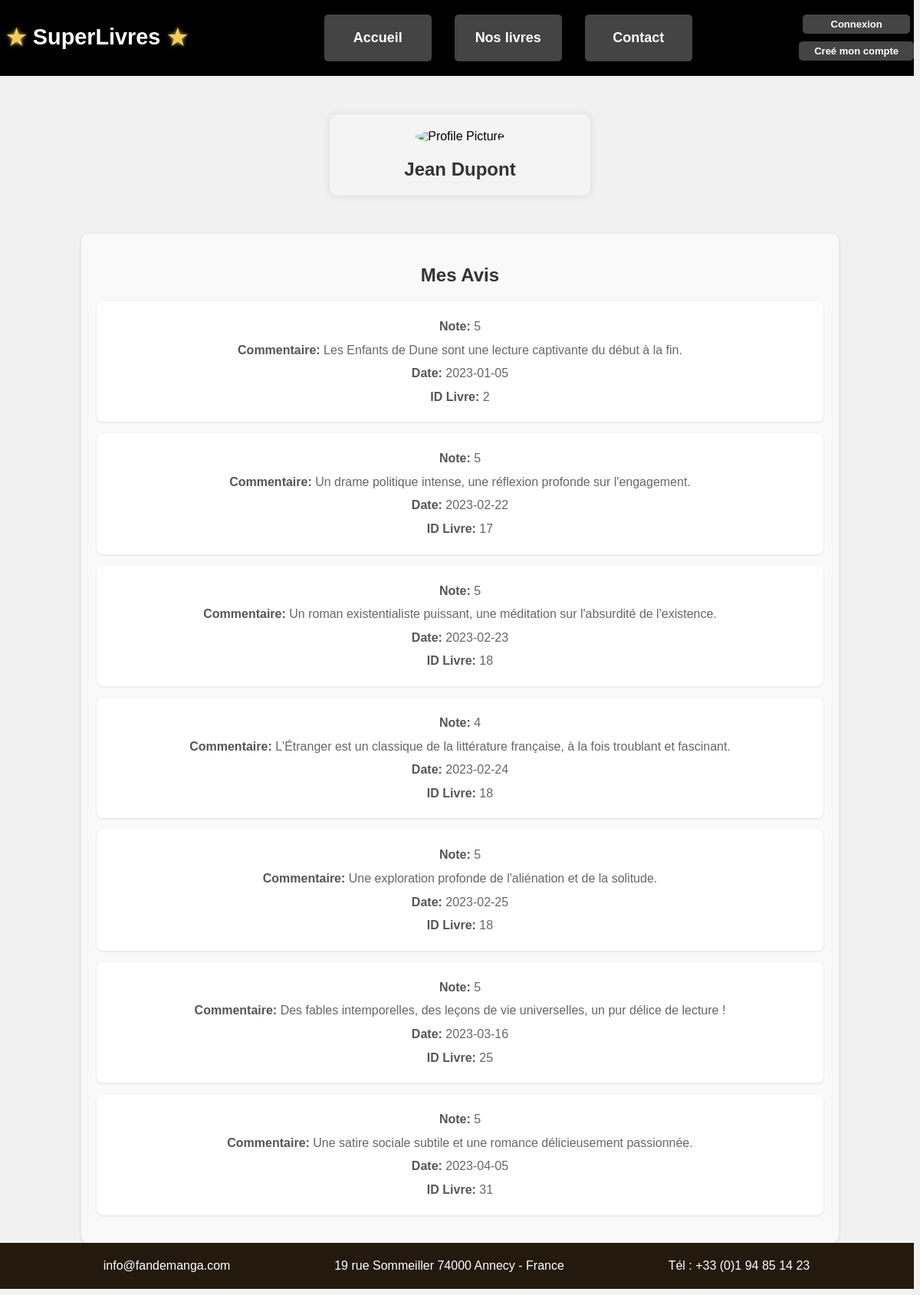
Screenshot of /Web/src/pages/profile.php?user_id=5 with the database file from the repository.
### tables this page shows
CREATE TABLE Utilisateur (
    id_utilisateur INT AUTO_INCREMENT PRIMARY KEY,
    nom_utilisateur VARCHAR(255) NOT NULL,
    prenom_utilisateur VARCHAR(255) NOT NULL,
    email VARCHAR(255) NOT NULL,
    mot_de_passe VARCHAR(255) NOT NULL,
    date_inscription DATE NOT NULL
);

CREATE TABLE Avis (
    id_avis INT AUTO_INCREMENT PRIMARY KEY,
    note INT NOT NULL,
    commentaire TEXT,
    date_avis DATE NOT NULL,
    id_livre INT,
    id_utilisateur INT,
    FOREIGN KEY (id_livre) REFERENCES Livre(id_livre),
    FOREIGN KEY (id_utilisateur) REFERENCES Utilisateur(id_utilisateur)
);

### Web/src/requests/table_profile.php (called while the page is built, shortened)
<?php
function getUserInfo($conn, $user_id) {
    $sql = "SELECT prenom_utilisateur, nom_utilisateur FROM utilisateur WHERE id_utilisateur = 1;";
    $stmt = $conn->prepare($sql);
    $stmt->bind_param("i", $user_id);
    $stmt->execute();
    $result = $stmt->get_result();
    if ($result->num_rows == 1) {
        return $result->fetch_assoc();
    } else {
        return false;
    }
}
function getUserReviews($conn, $user_id) {
    $sql = "SELECT id_avis, note, commentaire, date_avis, id_livre FROM avis WHERE id_utilisateur = ?";
    if ($stmt = $conn->prepare($sql)) {
        $stmt->bind_param("i", $user_id);
        if ($stmt->execute()) {
            $result = $stmt->get_result();
            $reviews = $result->fetch_all(MYSQLI_ASSOC);
            return $reviews;
        } else {
            error_log("Execute failed: " . $stmt->error);
        }
    } else {
        error_log("Failed to prepare statement: " . $conn->error);
    }
    return false;
}
?>

### Web/src/pages/profile.php (the view, shortened to what this page needs)
<?php
    require_once("./src/requests/table_profile.php");
?>
<?php
if (isset($_GET['user_id']) && !empty($_GET['user_id'])) {
    $user_id = intval($_GET['user_id']);
    $user_info = getUserInfo($conn, $user_id);
    $reviews = getUserReviews($conn, $user_id);
    if ($user_info) {
        $prenom_utilisateur = htmlspecialchars($user_info['prenom_utilisateur']);
        $nom_utilisateur = htmlspecialchars($user_info['nom_utilisateur']);
    } else {
        header("Location: error.php");
        exit();
    }
} else {
    header("Location: error.php");
    exit();
}
?>
<!DOCTYPE html>
<html lang="fr">
<head>
    <?php
        require_once("./src/components/navbar/navbar.php");
    ?>
    <link rel="stylesheet" type="text/css" href="./src/styles/global.css">
    <link rel="stylesheet" type="text/css" href="./src/styles/profile.css">
    <link rel="stylesheet" type="text/css" href="./src/components/navbar/navbar.css">
    <link rel="stylesheet" type="text/css" href="./src/components/footer/footer.css">
</head>
<body>
    <div class="user-profile-container">
        <div class="profile-picture">
            <img src="<?php echo $profile_picture; ?>" alt="Profile Picture">
        </div>
        <div class="user-info">
            <h2><?php echo $prenom_utilisateur . " " . $nom_utilisateur; ?></h2>
        </div>
    </div>
    <div class="reviews-container">
        <h2>Mes Avis</h2>
        <?php if ($reviews && count($reviews) > 0): ?>
            <ul>
                <?php foreach ($reviews as $review): ?>
                    <li>
                        <p><strong>Note:</strong> <?php echo htmlspecialchars($review['note']); ?></p>
                        <p><strong>Commentaire:</strong> <?php echo htmlspecialchars($review['commentaire']); ?></p>
                        <p><strong>Date:</strong> <?php echo htmlspecialchars($review['date_avis']); ?></p>
                        <p><strong>ID Livre:</strong> <?php echo htmlspecialchars($review['id_livre']); ?></p>
                    </li>
                <?php endforeach; ?>
            </ul>
        <?php else: ?>
            <p>Vous n'avez écrit aucun avis.</p>
        <?php endif; ?>
    </div>
</body>
<?php
    require_once("./src/components/footer/footer.php");
?>
</html>

### Web/src/styles/global.css (style rules this page uses)
body { font-family: 'Merriweather Sans', sans-serif; background-color: #f1f1f1; min-height: 100vh; height: 100%; }

### Web/src/styles/profile.css (style rules this page uses)
.user-profile-container { width: 300px; margin: 50px auto; padding: 20px; border-radius: 10px; background-color: #f4f4f4; box-shadow: 0px 0px 10px rgba(0, 0, 0, 0.1); text-align: center; }
.profile-picture img { width: 150px; height: 150px; border-radius: 50%; object-fit: cover; margin-bottom: 20px; }
.user-info h2 { margin: 0; color: #333; }
.reviews-container { width: 80%; margin: 0 auto; padding: 20px; background-color: #f9f9f9; border-radius: 10px; box-shadow: 0 2px 5px rgba(0, 0, 0, 0.1); }
.reviews-container h2 { text-align: center; color: #333; font-family: 'Arial', sans-serif; margin-bottom: 20px; }
.reviews-container ul { list-style: none; padding: 0; }
.reviews-container ul li { background-color: #fff; margin-bottom: 15px; padding: 15px; border-radius: 8px; box-shadow: 0 1px 3px rgba(0, 0, 0, 0.1); }
.reviews-container ul li strong { color: #555; font-weight: bold; }
.reviews-container ul li p { margin: 5px 0; color: #666; line-height: 1.6; }
.reviews-container p { text-align: center; color: #777; }

### rows the page displays
utilisateur: prenom_utilisateur "Jean", nom_utilisateur "Dupont"
avis: note "5", commentaire "Les Enfants de Dune sont une lecture captivante du début à la fin.", date_avis "2023-01-05", id_livre "2"
avis: note "5", commentaire "Un drame politique intense, une réflexion profonde sur l'engagement.", date_avis "2023-02-22", id_livre "17"
avis: note "5", commentaire "Un roman existentialiste puissant, une méditation sur l'absurdité de l'existence.", date_avis "2023-02-23", id_livre "18"
avis: note "4", commentaire "L'Étranger est un classique de la littérature française, à la fois troublant et fascinant.", date_avis "2023-02-24", id_livre "18"
avis: note "5", commentaire "Une exploration profonde de l'aliénation et de la solitude.", date_avis "2023-02-25", id_livre "18"
avis: note "5", commentaire "Des fables intemporelles, des leçons de vie universelles, un pur délice de lecture !", date_avis "2023-03-16", id_livre "25"
avis: note "5", commentaire "Une satire sociale subtile et une romance délicieusement passionnée.", date_avis "2023-04-05", id_livre "31"
